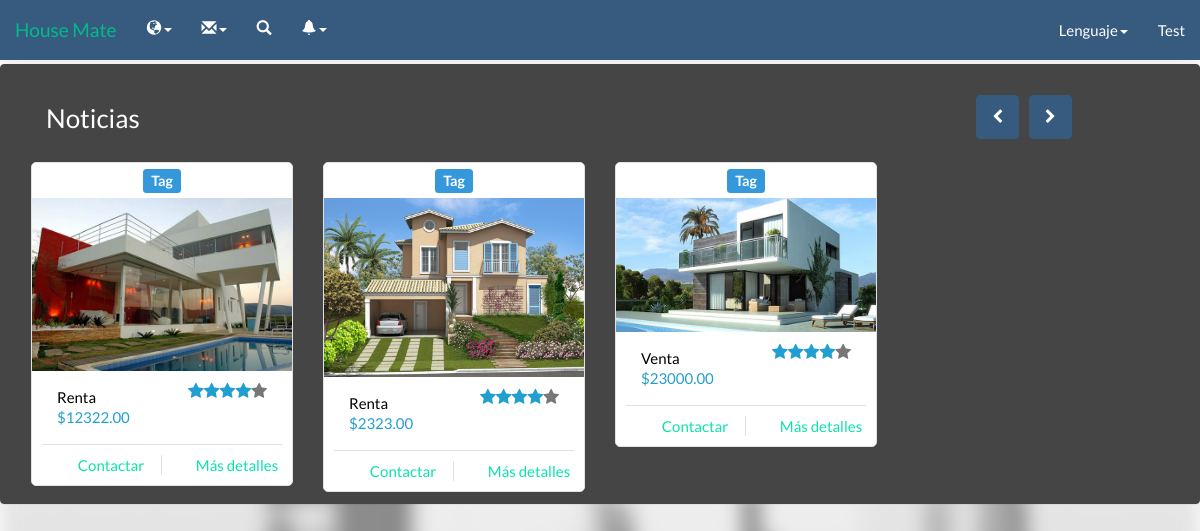
/HouseMate2_2/visitantehomepage.php (signed in), run on the app's committed database.
### tables this page shows
CREATE TABLE IF NOT EXISTS `inmueble` (
  `IdInmueble` varchar(5) NOT NULL,
  `Dueno` varchar(5) DEFAULT NULL,
  `Direccion` varchar(140) NOT NULL,
  `Descripcion` varchar(140) NOT NULL,
  `VentaRenta` int(1) NOT NULL,
  `Tipopropiedad` int(1) NOT NULL,
  `Precio` varchar(20) NOT NULL,
  `Imagen` varchar(100) NOT NULL,
  `DescDire` text,
  `estado` varchar(1) NOT NULL,
  `areadeterreno` varchar(15) NOT NULL,
  `areadeconstruc` varchar(15) NOT NULL,
  `aprovado` varchar(1) NOT NULL,
  `age` varchar(2) NOT NULL,
  `valuo1` varchar(15) NOT NULL,
  `valuo2` varchar(15) NOT NULL,
  `total` varchar(20) NOT NULL,
  PRIMARY KEY (`IdInmueble`),
  KEY `Dueno` (`Dueno`)
);

CREATE TABLE IF NOT EXISTS `tbusuario` (
  `idUsuario` varchar(5) NOT NULL DEFAULT '',
  `nombre` varchar(20) DEFAULT NULL,
  `apellido` varchar(20) DEFAULT NULL,
  `fechanac` date NOT NULL,
  `correo` varchar(50) DEFAULT NULL,
  `usuario` varchar(20) DEFAULT NULL,
  `contra` varchar(20) DEFAULT NULL,
  `tipo` int(1) DEFAULT NULL,
  `image` varchar(40) DEFAULT NULL,
  PRIMARY KEY (`idUsuario`),
  UNIQUE KEY `usuario` (`usuario`),
  UNIQUE KEY `usuario_2` (`usuario`),
  UNIQUE KEY `correo` (`correo`)
);

### HouseMate2_2/Call/Lenguaje/Idiomas/langes.php (called while the page is built, shortened)
<?php
$lang = array();
$lang['denor'] = "Resultado :";
$lang['Constr'] ="Construcción";
$lang['lot'] = "Lote";
$lang['lotvalue'] = "Valor de lote";
$lang['builvalue'] = "Valor construcción";
$lang['VU'] = "Valor unitario";
$lang['FE'] = "Estado de conservación";
$lang['FD'] = "Factor depreciación";
$lang['VNR'] = "Valor neto";
$lang['VNR'] = "Valor neto nuevo";
$lang['FFU'] = "Factor funcionalidad";
$lang['VUR'] = "Vida útil remanente";
$lang['ValuoR'] = "Valuar inmueble";
$lang['Valuo'] = "Valuar";
$lang['agev'] = "Vida útil";
$lang['ages'] = "Age";
$lang['age'] = "Edad de construcción";
$lang['NoTa'] = "Tags normales";
$lang['NoTa2'] = "Tags extras";
$lang['are'] = "Área";
$lang['area1'] = "Área de terreno";
$lang['area2'] = "Área construcción";
$lang['esta1'] = "Nuevo";
$lang['esta2'] = "Bueno";
$lang['esta3'] = "Medio";
$lang['esta4'] = "Regular";
$lang['esta5'] = "Reparaciones sencillas";
$lang['esta6'] = "Reparaciones medias";
$lang['esta7'] = "Reparaciones importantes";
$lang['esta8'] = "Reparaciones cruciales";
$lang['esta9'] = "En desecho";
$lang['esta10'] = "Inrreversible";
$lang['ME'] = "Modifciar empresa";
$lang['Titulo'] = "Título";
$lang['TY'] = "No puedes repetir un título";
$lang['Request'] = "Solicitar";
$lang['Start'] = "Inicio";
$lang['Anuncios'] = "Anuncio";
$lang['UpgradeM'] = "Mejorar";
$lang['accept'] = "Aceptar";
$lang['No'] = "Rechazado";
$lang['mensaje'] = "Mensaje";
$lang['YTE'] = "Ya tiene una empresa";
$lang['TE'] = "Tiene una empresa";
$lang['Need'] = "No tengo cuenta";
$lang['Page_title'] = 'House Mate';
$lang['Cuenta'] = 'Registrarse';
$lang['Acerca'] = 'Acerca de';
$lang['Config'] = 'Configuración';
$lang['Informacion'] = 'Información';
$lang['Solicitud'] = "Solicitud";
$lang['Status'] = "Estado";
$lang['aprovado'] = "Aprovado";
$lang['naprovado'] = "No aprovado";
$lang['compose'] = "Enviar";
$lang['nocuentaop'] = "Para poder acceder a estas funciones debes mejorar tu cuenta";
$lang['Aqui'] = "Aqui!!";
$lang['new-empresa'] = " esta interesado en ti";
$lang['res-empresa'] = "Solicitudes de empresas";
?>

### HouseMate2_2/Call/housein.php (the view, shortened to what this page needs)
<?php
$quero = "SELECT * FROM inmueble ORDER BY IdInmueble DESC LIMIT 8";
$cs = mysql_query($quero);
$count = 0;
while($row=mysql_fetch_array($cs))
{
	switch($count)
	{
		case 0:
			echo "<div class='item active'><div class='row'>";
		break;
	}
	$var = "";
switch($row['VentaRenta'])
{
	case 1:
	$var = $lang['Renta'];
	break;
	case 2:
	$var = $lang['Venta'];
	break;
}
echo "<div class='col-sm-3'>
		<div class='col-item'>
			<h4 class='text-center'><span class='label label-info'>Tag</span></h4>
				<div class='photo'>
					<img src='".$row['Imagen']."' class='limitante img-responsive' alt='a' />
				</div>
				<div class='info'>
					<div class='row'>
						<div class='price col-md-6'>
							<h5>
								$var</h5>
							<h5 class='price-text-color'>
								$".$row['Precio'].".00</h5>
						</div>
						<div class='rating hidden-sm col-md-6'>
							<i class='price-text-color fa fa-star'></i><i class='price-text-color fa fa-star'>
							</i><i class='price-text-color fa fa-star'></i><i class='price-text-color fa fa-star'>
							</i><i class='fa fa-star'></i>
						</div>
					</div>
					<div class='separator clear-left'>
						<p class='btn-add'>"
						;
						$dueno = "SELECT * FROM tbusuario WHERE idUsuario ='".$row['Dueno']."'";
						$dueno_con = mysql_query($dueno);
						while($row2 = mysql_fetch_array($dueno_con)){
						echo "<i class='fa fa-shopping-cart'></i><a href='perfil.php?usuario=".$row2['usuario']."' class='hidden-sm'>".$lang['Ca1']."</a></p>";
						}
						echo"
						<p class='btn-details'>
							<i class='fa fa-list'></i><a href='inmueble.php?IdInmueble=".$row['IdInmueble']."&tip=".$_SESSION['tip']."' class='hidden-sm'>".$lang['Ca2']."</a></p>
					</div>
					<div class='clearfix'>
					</div>
				</div>
			</div>
		</div>";
		$count++;
}
?>

### HouseMate2_2/css/appeal.css (style rules this page uses)
.col-item { border: 1px solid #E1E1E1; border-radius: 5px; background: #FFF; }
.col-item .photo img { margin: 0 auto; width: 100%; }
.col-item .info { padding: 10px; border-radius: 0 0 5px 5px; margin-top: 1px; }
.col-item .price { float: left; margin-top: 5px; }
.col-item .price h5 { line-height: 20px; margin: 0; }
.col-item .price h5:first-child { color:black; }
.price-text-color { color: #219FD1; }
.col-item .info .rating { color: #777; }
.col-item .rating { float: left; font-size: 17px; text-align: right; line-height: 52px; margin-bottom: 10px; height: 52px; }
.col-item .separator { border-top: 1px solid #E1E1E1; }
.clear-left { clear: left; }
.col-item .separator p { line-height: 20px; margin-bottom: 0; margin-top: 10px; text-align: center; }
.col-item .separator p i { margin-right: 5px; }
.col-item .btn-add { width: 50%; float: left; }
.col-item .btn-add { border-right: 1px solid #E1E1E1; }
.col-item .btn-details { width: 50%; float: left; padding-left: 10px; }

### HouseMate2_2/css/intro.css (style rules this page uses)
#intro { font-family: "Lato","Helvetica Neue",Helvetica,Arial,sans-serif; font-size: 15px; line-height: 1.42857143; height: 100%; }
#intro:before { position:fixed; z-index: -1; background: url(http://www.permanenttrust.co.za/wp-content/uploads/2014/08/property-news-img3.jpg) no-repeat; background-size: cover; }

### data on the page
inmueble: Imagen (picture), var "Renta", Precio "12322"
inmueble: Imagen (picture), var "Renta", Precio "2323"
inmueble: Imagen (picture), var "Venta", Precio "23000"

### other printed values
$lang['Idioma'] "Lenguaje"
$_SESSION['user'] "Test"
$lang['noticias'] "Noticias"
